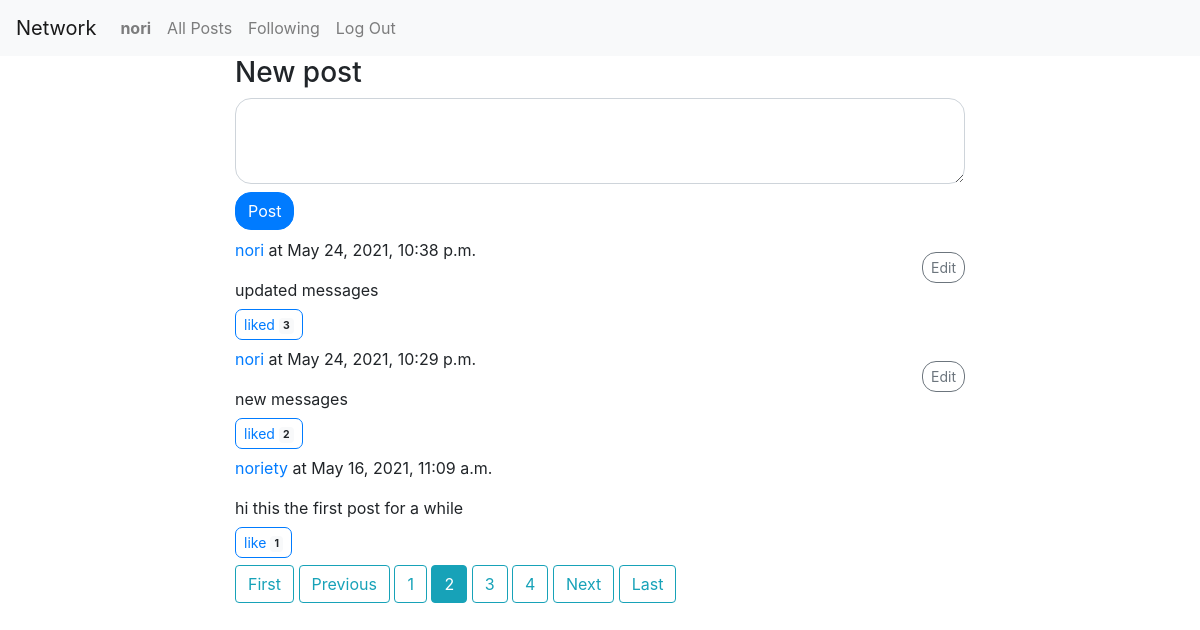
/?page=2 (signed in), run on the app's committed database.
### network/models.py (models this page shows, shortened)
class User(AbstractUser):
    pass

class Post(models.Model):
    content = models.TextField()
    author = models.ForeignKey(User, on_delete=models.CASCADE)
    created_at = models.DateTimeField(auto_now_add=True)
    n_likes = models.IntegerField(default=0)

### network/views.py (the view)
# urls.py: path("", views.index, name="index"),
def index(request):
    posts = Post.objects.all().order_by('created_at').reverse()
    posts_ids = posts.values_list('id', flat=True)
    posts_likes = Post_likes.objects.filter(post_id__in=set(posts_ids), user_id=request.user.id)
    paginator = Paginator(posts ,3)
    page_number = request.GET.get('page')
    page_obj = paginator.get_page(page_number)
    context = {
        'page_obj': page_obj,
        'posts_likes' : list(posts_likes.values_list('post_id', flat=True))
    }
    return render(request, "network/index.html", context)

### network/templates/network/index.html (shortened to what this page needs)
{% extends "network/layout.html" %}
{% block body %}
    {% if user.is_authenticated %}
    <h3>New post</h3>
    <form action="{% url  'add_post' %}" method="post">
        <div>
            <textarea name="message" class="form-control form" rows="3">
            </textarea>
            <button   type="submit" class="btn btn-primary mb-2 submit">Post</button>
        </div>
    </form>
    <div>
        {% for post in page_obj %}
            <div id='{{post.id}}' style="position: relative;">
                {% if user.id == post.author.id %}
                    <input style="position: absolute; top: 0; right: 0;" class="btn btn-outline-secondary btn-sm edit" type="reset" value="Edit">
                {% endif %}
                <p><a href="{% url 'profile' post.author %}">{{ post.author }}</a> at {{ post.created_at }} </p>
                <div>
                    {{ post.content }}
                </div>
                {% if post.id in posts_likes %}
                <button type="button" class="btn btn-outline-primary btn-sm like">
                    liked <span class="badge badge-light">{{ post.n_likes }}</span>
                </button>
                {% else%}
                <button type="button" class="btn btn-outline-primary btn-sm like">
                    like <span class="badge badge-light">{{ post.n_likes }}</span>
                </button>
                {% endif %}
            </div>
        {% endfor %}
    </div>
    <div>
        {% if page_obj.has_previous %}
            <a class="btn btn-outline-info mb-4" href="?page=1">First</a>
            <a class="btn btn-outline-info mb-4" href="?page={{page_obj.previous_page_number}}">Previous</a>
        {%endif%}
        {% for num in page_obj.paginator.page_range %}
            {% if page_obj.number == num %}
                <a class="btn btn-info mb-4" href="?page={{ num }}">{{ num }}</a>
            {% elif num > page_obj.number|add:'-3' and num < page_obj.number|add:'3' %}
                <a class="btn btn-outline-info mb-4" href="?page={{ num }}">{{ num }}</a>
            {%endif%}
        {% endfor%}
        {% if page_obj.has_next %}
            <a class="btn btn-outline-info mb-4" href="?page={{page_obj.next_page_number}}">Next</a>
            <a class="btn btn-outline-info mb-4" href="?page={{page_obj.paginator.page_range}}">Last</a>
        {%endif%}
    </div>
    {% else %}
    <div class='auth'>
        <a class="link" href="{% url 'login' %}">Log in </a>
        <a id="signup" class="link" href="{% url 'register' %}"> Sign up</a>
    </div>
    {% endif %}
{% endblock %}

### network/templates/network/layout.html (shortened to what this page needs)
{% load static %}
<!DOCTYPE html>
<html lang="en">
    <head>
        <link rel="stylesheet" href="https://stackpath.bootstrapcdn.com/bootstrap/4.4.1/css/bootstrap.min.css">
        <link href="{% static 'network/styles.css' %}" rel="stylesheet">
    </head>
    <body>
        <nav style="color: aqua;" class="navbar navbar-expand-lg navbar-light bg-light">
            <a class="navbar-brand" href="{% url 'index' %}">Network</a>
            <div>
              <ul class="navbar-nav mr-auto">
                {% if user.is_authenticated %}
                    <li class="nav-item">
                        <a class="nav-link" href="{% url 'profile' user.username %}"><strong>{{ user.username }}</strong></a>
                    </li>
                {% endif %}
                <li class="nav-item">
                  <a class="nav-link" href="{% url 'index' %}">All Posts</a>
                </li>
                {% if user.is_authenticated %}
                    <li class="nav-item">
                        <a class="nav-link" href="{% url 'follow' %}">Following</a>
                    </li>
                    <li class="nav-item">
                        <a class="nav-link" href="{% url 'logout' %}">Log Out</a>
                    </li>
                {% endif %}
              </ul>
            </div>
          </nav>
        <div class="body">
            <div class="container">
                <div class="row">
                    <div class="col-sm-2">
                    </div>
                        <div class="col-sm-8">
                            {% block body %}
                            {% endblock %}
                        </div>
                    <div class="col-sm-2">
                    </div>
                </div>
            </div>
        </div>
    </body>
</html>

### network/static/network/styles.css (style rules this page uses)
.edit { border-radius: 1em; margin-top: 1em; margin-bottom: 1em; margin-left: 1em; }
.like { border-radius: .5em; margin-top: .5em; margin-bottom: .5em; }
.submit { border-radius: 1em; margin-top: .5em; margin-bottom: .5em; }
.form { border-radius: 1em; }

### data on the page
User: username "nori"
Post: author "nori", created_at "May 24, 2021, 10:38 p.m.", content "updated messages", n_likes "3"
Post: author "nori", created_at "May 24, 2021, 10:29 p.m.", content "new messages", n_likes "2"
Post: author "noriety", created_at "May 16, 2021, 11:09 a.m.", content "hi this the first post for a while", n_likes "1"

### other printed values
{{ num }} "1" "3" "4"
{{ num }} "2"
